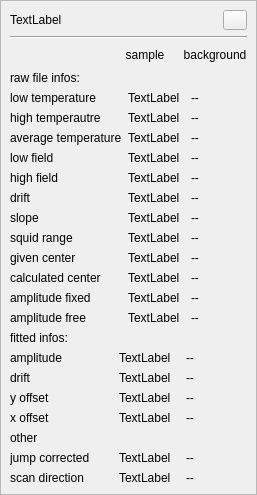
<?xml version="1.0" encoding="UTF-8"?>
<ui version="4.0">
 <class>Form</class>
 <widget class="QWidget" name="Form">
  <property name="geometry">
   <rect>
    <x>0</x>
    <y>0</y>
    <width>257</width>
    <height>484</height>
   </rect>
  </property>
  <property name="windowTitle">
   <string>Form</string>
  </property>
  <property name="autoFillBackground">
   <bool>true</bool>
  </property>
  <layout class="QVBoxLayout" name="verticalLayout">
   <property name="leftMargin">
    <number>0</number>
   </property>
   <property name="topMargin">
    <number>0</number>
   </property>
   <property name="rightMargin">
    <number>0</number>
   </property>
   <property name="bottomMargin">
    <number>0</number>
   </property>
   <item>
    <widget class="QFrame" name="frame">
     <property name="frameShape">
      <enum>QFrame::StyledPanel</enum>
     </property>
     <property name="frameShadow">
      <enum>QFrame::Plain</enum>
     </property>
     <property name="lineWidth">
      <number>3</number>
     </property>
     <property name="midLineWidth">
      <number>1</number>
     </property>
     <layout class="QVBoxLayout" name="verticalLayout_2">
      <item>
       <layout class="QHBoxLayout" name="horizontalLayout">
        <property name="sizeConstraint">
         <enum>QLayout::SetDefaultConstraint</enum>
        </property>
        <item>
         <widget class="QLabel" name="datapoint_nr_lb">
          <property name="maximumSize">
           <size>
            <width>16777215</width>
            <height>20</height>
           </size>
          </property>
          <property name="text">
           <string>TextLabel</string>
          </property>
         </widget>
        </item>
        <item>
         <widget class="QToolButton" name="toolButton">
          <property name="sizePolicy">
           <sizepolicy hsizetype="Fixed" vsizetype="Minimum">
            <horstretch>0</horstretch>
            <verstretch>0</verstretch>
           </sizepolicy>
          </property>
          <property name="maximumSize">
           <size>
            <width>16777215</width>
            <height>20</height>
           </size>
          </property>
          <property name="text">
           <string/>
          </property>
          <property name="arrowType">
           <enum>Qt::NoArrow</enum>
          </property>
         </widget>
        </item>
       </layout>
      </item>
      <item>
       <widget class="Line" name="line">
        <property name="orientation">
         <enum>Qt::Horizontal</enum>
        </property>
       </widget>
      </item>
      <item>
       <layout class="QHBoxLayout" name="horizontalLayout_2">
        <item>
         <spacer name="horizontalSpacer">
          <property name="orientation">
           <enum>Qt::Horizontal</enum>
          </property>
          <property name="sizeType">
           <enum>QSizePolicy::Fixed</enum>
          </property>
          <property name="sizeHint" stdset="0">
           <size>
            <width>103</width>
            <height>20</height>
           </size>
          </property>
         </spacer>
        </item>
        <item>
         <widget class="QLabel" name="sample_lb">
          <property name="sizePolicy">
           <sizepolicy hsizetype="Minimum" vsizetype="Preferred">
            <horstretch>0</horstretch>
            <verstretch>0</verstretch>
           </sizepolicy>
          </property>
          <property name="minimumSize">
           <size>
            <width>60</width>
            <height>0</height>
           </size>
          </property>
          <property name="text">
           <string>sample</string>
          </property>
          <property name="alignment">
           <set>Qt::AlignCenter</set>
          </property>
         </widget>
        </item>
        <item>
         <widget class="QLabel" name="background_lb">
          <property name="sizePolicy">
           <sizepolicy hsizetype="Minimum" vsizetype="Preferred">
            <horstretch>0</horstretch>
            <verstretch>0</verstretch>
           </sizepolicy>
          </property>
          <property name="minimumSize">
           <size>
            <width>60</width>
            <height>0</height>
           </size>
          </property>
          <property name="text">
           <string>background</string>
          </property>
          <property name="alignment">
           <set>Qt::AlignCenter</set>
          </property>
         </widget>
        </item>
       </layout>
      </item>
      <item>
       <widget class="QLabel" name="raw_file_info_lb">
        <property name="maximumSize">
         <size>
          <width>16777215</width>
          <height>20</height>
         </size>
        </property>
        <property name="text">
         <string>raw file infos:</string>
        </property>
       </widget>
      </item>
      <item>
       <layout class="QGridLayout" name="gridLayout_2">
        <item row="4" column="1">
         <widget class="QLabel" name="high_field_lb">
          <property name="text">
           <string>TextLabel</string>
          </property>
         </widget>
        </item>
        <item row="4" column="2">
         <widget class="QLabel" name="high_field_2_lb">
          <property name="text">
           <string>--</string>
          </property>
         </widget>
        </item>
        <item row="9" column="1">
         <widget class="QLabel" name="calculated_center_lb">
          <property name="text">
           <string>TextLabel</string>
          </property>
         </widget>
        </item>
        <item row="3" column="0">
         <widget class="QLabel" name="label_6">
          <property name="text">
           <string>low field</string>
          </property>
         </widget>
        </item>
        <item row="11" column="1">
         <widget class="QLabel" name="amplitude_free_lb">
          <property name="text">
           <string>TextLabel</string>
          </property>
         </widget>
        </item>
        <item row="3" column="2">
         <widget class="QLabel" name="low_field_2_lb">
          <property name="text">
           <string>--</string>
          </property>
         </widget>
        </item>
        <item row="6" column="1">
         <widget class="QLabel" name="slope_lb">
          <property name="text">
           <string>TextLabel</string>
          </property>
         </widget>
        </item>
        <item row="1" column="1">
         <widget class="QLabel" name="high_temp_lb">
          <property name="text">
           <string>TextLabel</string>
          </property>
         </widget>
        </item>
        <item row="9" column="2">
         <widget class="QLabel" name="calculated_center_2_lb">
          <property name="text">
           <string>--</string>
          </property>
         </widget>
        </item>
        <item row="6" column="0">
         <widget class="QLabel" name="label_14">
          <property name="text">
           <string>slope</string>
          </property>
         </widget>
        </item>
        <item row="5" column="1">
         <widget class="QLabel" name="drift_lb">
          <property name="text">
           <string>TextLabel</string>
          </property>
         </widget>
        </item>
        <item row="1" column="2">
         <widget class="QLabel" name="high_temp_2_lb">
          <property name="text">
           <string>--</string>
          </property>
         </widget>
        </item>
        <item row="8" column="0">
         <widget class="QLabel" name="label_18">
          <property name="text">
           <string>given center</string>
          </property>
         </widget>
        </item>
        <item row="0" column="2">
         <widget class="QLabel" name="low_temp_2_lb">
          <property name="text">
           <string>--</string>
          </property>
         </widget>
        </item>
        <item row="0" column="0">
         <widget class="QLabel" name="label_2">
          <property name="text">
           <string>low temperature</string>
          </property>
         </widget>
        </item>
        <item row="7" column="2">
         <widget class="QLabel" name="squid_range_2_lb">
          <property name="text">
           <string>--</string>
          </property>
         </widget>
        </item>
        <item row="11" column="0">
         <widget class="QLabel" name="label_24">
          <property name="text">
           <string>amplitude free</string>
          </property>
         </widget>
        </item>
        <item row="0" column="1">
         <widget class="QLabel" name="low_temp_lb">
          <property name="text">
           <string>TextLabel</string>
          </property>
         </widget>
        </item>
        <item row="5" column="0">
         <widget class="QLabel" name="label_12">
          <property name="text">
           <string>drift</string>
          </property>
         </widget>
        </item>
        <item row="8" column="2">
         <widget class="QLabel" name="given_center_2_lb">
          <property name="text">
           <string>--</string>
          </property>
         </widget>
        </item>
        <item row="9" column="0">
         <widget class="QLabel" name="label_20">
          <property name="text">
           <string>calculated center</string>
          </property>
         </widget>
        </item>
        <item row="10" column="1">
         <widget class="QLabel" name="amplitude_fixed_lb">
          <property name="text">
           <string>TextLabel</string>
          </property>
         </widget>
        </item>
        <item row="2" column="1">
         <widget class="QLabel" name="avg_temp_lb">
          <property name="text">
           <string>TextLabel</string>
          </property>
         </widget>
        </item>
        <item row="7" column="0">
         <widget class="QLabel" name="label_16">
          <property name="text">
           <string>squid range</string>
          </property>
         </widget>
        </item>
        <item row="5" column="2">
         <widget class="QLabel" name="drift_2_lb">
          <property name="text">
           <string>--</string>
          </property>
         </widget>
        </item>
        <item row="6" column="2">
         <widget class="QLabel" name="slope_2_lb">
          <property name="text">
           <string>--</string>
          </property>
         </widget>
        </item>
        <item row="2" column="0">
         <widget class="QLabel" name="label_5">
          <property name="sizePolicy">
           <sizepolicy hsizetype="Fixed" vsizetype="Preferred">
            <horstretch>0</horstretch>
            <verstretch>0</verstretch>
           </sizepolicy>
          </property>
          <property name="text">
           <string>average temperature</string>
          </property>
         </widget>
        </item>
        <item row="3" column="1">
         <widget class="QLabel" name="low_field_lb">
          <property name="text">
           <string>TextLabel</string>
          </property>
         </widget>
        </item>
        <item row="8" column="1">
         <widget class="QLabel" name="given_center_lb">
          <property name="text">
           <string>TextLabel</string>
          </property>
         </widget>
        </item>
        <item row="7" column="1">
         <widget class="QLabel" name="squid_range_lb">
          <property name="text">
           <string>TextLabel</string>
          </property>
         </widget>
        </item>
        <item row="1" column="0">
         <widget class="QLabel" name="label_4">
          <property name="text">
           <string>high temperautre</string>
          </property>
         </widget>
        </item>
        <item row="10" column="0">
         <widget class="QLabel" name="label_22">
          <property name="text">
           <string>amplitude fixed</string>
          </property>
         </widget>
        </item>
        <item row="2" column="2">
         <widget class="QLabel" name="avg_temp_2_lb">
          <property name="text">
           <string>--</string>
          </property>
         </widget>
        </item>
        <item row="10" column="2">
         <widget class="QLabel" name="amplitude_fixed_2_lb">
          <property name="text">
           <string>--</string>
          </property>
         </widget>
        </item>
        <item row="4" column="0">
         <widget class="QLabel" name="label_7">
          <property name="text">
           <string>high field</string>
          </property>
         </widget>
        </item>
        <item row="11" column="2">
         <widget class="QLabel" name="amplitude_free_2_lb">
          <property name="text">
           <string>--</string>
          </property>
         </widget>
        </item>
       </layout>
      </item>
      <item>
       <widget class="QLabel" name="fitted_info_lb">
        <property name="text">
         <string>fitted infos:</string>
        </property>
       </widget>
      </item>
      <item>
       <layout class="QGridLayout" name="gridLayout_3">
        <item row="0" column="0">
         <widget class="QLabel" name="label_8">
          <property name="sizePolicy">
           <sizepolicy hsizetype="Fixed" vsizetype="Preferred">
            <horstretch>0</horstretch>
            <verstretch>0</verstretch>
           </sizepolicy>
          </property>
          <property name="minimumSize">
           <size>
            <width>103</width>
            <height>0</height>
           </size>
          </property>
          <property name="maximumSize">
           <size>
            <width>103</width>
            <height>16777215</height>
           </size>
          </property>
          <property name="text">
           <string>amplitude</string>
          </property>
         </widget>
        </item>
        <item row="2" column="0">
         <widget class="QLabel" name="label_15">
          <property name="text">
           <string>y offset</string>
          </property>
         </widget>
        </item>
        <item row="0" column="2">
         <widget class="QLabel" name="amplitude_bg_lb">
          <property name="text">
           <string>--</string>
          </property>
         </widget>
        </item>
        <item row="1" column="0">
         <widget class="QLabel" name="label_13">
          <property name="text">
           <string>drift</string>
          </property>
         </widget>
        </item>
        <item row="0" column="1">
         <widget class="QLabel" name="amplitude_sample_lb">
          <property name="text">
           <string>TextLabel</string>
          </property>
         </widget>
        </item>
        <item row="3" column="0">
         <widget class="QLabel" name="label_17">
          <property name="text">
           <string>x offset</string>
          </property>
         </widget>
        </item>
        <item row="1" column="1">
         <widget class="QLabel" name="drift_sample_lb">
          <property name="text">
           <string>TextLabel</string>
          </property>
         </widget>
        </item>
        <item row="2" column="1">
         <widget class="QLabel" name="y_offset_sample_lb">
          <property name="text">
           <string>TextLabel</string>
          </property>
         </widget>
        </item>
        <item row="3" column="1">
         <widget class="QLabel" name="x_offset_sample_lb">
          <property name="text">
           <string>TextLabel</string>
          </property>
         </widget>
        </item>
        <item row="1" column="2">
         <widget class="QLabel" name="drift_bg_lb">
          <property name="text">
           <string>--</string>
          </property>
         </widget>
        </item>
        <item row="2" column="2">
         <widget class="QLabel" name="y_offset_bg_lb">
          <property name="text">
           <string>--</string>
          </property>
         </widget>
        </item>
        <item row="3" column="2">
         <widget class="QLabel" name="x_offset_bg_lb">
          <property name="text">
           <string>--</string>
          </property>
         </widget>
        </item>
       </layout>
      </item>
      <item>
       <widget class="QLabel" name="other_info_lb">
        <property name="text">
         <string>other</string>
        </property>
       </widget>
      </item>
      <item>
       <layout class="QGridLayout" name="gridLayout">
        <item row="0" column="0">
         <widget class="QLabel" name="label_3">
          <property name="sizePolicy">
           <sizepolicy hsizetype="Fixed" vsizetype="Preferred">
            <horstretch>0</horstretch>
            <verstretch>0</verstretch>
           </sizepolicy>
          </property>
          <property name="minimumSize">
           <size>
            <width>103</width>
            <height>0</height>
           </size>
          </property>
          <property name="maximumSize">
           <size>
            <width>103</width>
            <height>16777215</height>
           </size>
          </property>
          <property name="text">
           <string>jump corrected</string>
          </property>
         </widget>
        </item>
        <item row="0" column="2">
         <widget class="QLabel" name="background_jump_corr_lb">
          <property name="text">
           <string>--</string>
          </property>
         </widget>
        </item>
        <item row="0" column="1">
         <widget class="QLabel" name="sample_jump_corr_lb">
          <property name="text">
           <string>TextLabel</string>
          </property>
         </widget>
        </item>
        <item row="1" column="0">
         <widget class="QLabel" name="label_10">
          <property name="text">
           <string>scan direction</string>
          </property>
         </widget>
        </item>
        <item row="1" column="1">
         <widget class="QLabel" name="scan_direction_lb">
          <property name="text">
           <string>TextLabel</string>
          </property>
         </widget>
        </item>
        <item row="1" column="2">
         <widget class="QLabel" name="scan_direction_2_lb">
          <property name="text">
           <string>--</string>
          </property>
         </widget>
        </item>
       </layout>
      </item>
     </layout>
    </widget>
   </item>
  </layout>
 </widget>
 <resources/>
 <connections/>
</ui>
